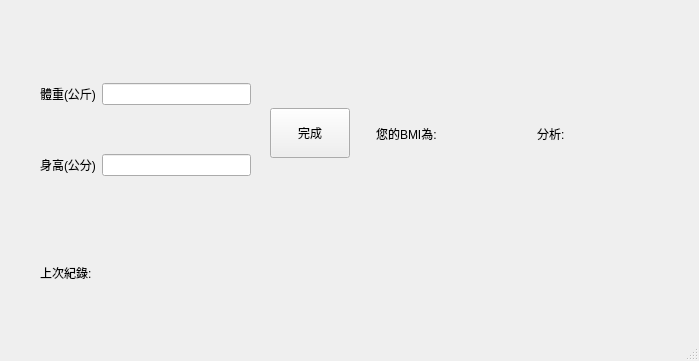
<?xml version="1.0" encoding="UTF-8"?>
<ui version="4.0">
 <class>MainWindow</class>
 <widget class="QMainWindow" name="MainWindow">
  <property name="geometry">
   <rect>
    <x>0</x>
    <y>0</y>
    <width>699</width>
    <height>361</height>
   </rect>
  </property>
  <property name="windowTitle">
   <string>BMI計算器</string>
  </property>
  <widget class="QWidget" name="centralwidget">
   <widget class="QWidget" name="layoutWidget">
    <property name="geometry">
     <rect>
      <x>270</x>
      <y>43</y>
      <width>421</width>
      <height>181</height>
     </rect>
    </property>
    <layout class="QHBoxLayout" name="horizontalLayout">
     <item>
      <widget class="QPushButton" name="pushButton">
       <property name="minimumSize">
        <size>
         <width>50</width>
         <height>50</height>
        </size>
       </property>
       <property name="text">
        <string>完成</string>
       </property>
      </widget>
     </item>
     <item>
      <spacer name="verticalSpacer">
       <property name="orientation">
        <enum>Qt::Vertical</enum>
       </property>
       <property name="sizeHint" stdset="0">
        <size>
         <width>20</width>
         <height>40</height>
        </size>
       </property>
      </spacer>
     </item>
     <item>
      <widget class="QLabel" name="label_2">
       <property name="text">
        <string>您的BMI為:</string>
       </property>
      </widget>
     </item>
     <item>
      <widget class="QLabel" name="BMI">
       <property name="enabled">
        <bool>true</bool>
       </property>
       <property name="text">
        <string/>
       </property>
      </widget>
     </item>
     <item>
      <widget class="QLabel" name="label_5">
       <property name="text">
        <string>分析:</string>
       </property>
      </widget>
     </item>
     <item>
      <widget class="QLabel" name="label_4">
       <property name="text">
        <string/>
       </property>
      </widget>
     </item>
    </layout>
   </widget>
   <widget class="QWidget" name="layoutWidget">
    <property name="geometry">
     <rect>
      <x>40</x>
      <y>40</y>
      <width>211</width>
      <height>181</height>
     </rect>
    </property>
    <layout class="QGridLayout" name="gridLayout_3">
     <item row="0" column="0">
      <widget class="QLabel" name="label">
       <property name="text">
        <string notr="true">體重(公斤)</string>
       </property>
      </widget>
     </item>
     <item row="1" column="0">
      <widget class="QLabel" name="label_3">
       <property name="text">
        <string notr="true">身高(公分)</string>
       </property>
      </widget>
     </item>
     <item row="0" column="1">
      <widget class="QLineEdit" name="weight"/>
     </item>
     <item row="1" column="1">
      <widget class="QLineEdit" name="height"/>
     </item>
    </layout>
   </widget>
   <widget class="QWidget" name="horizontalLayoutWidget">
    <property name="geometry">
     <rect>
      <x>40</x>
      <y>233</y>
      <width>183</width>
      <height>80</height>
     </rect>
    </property>
    <layout class="QHBoxLayout" name="horizontalLayout_2">
     <item>
      <widget class="QLabel" name="label_6">
       <property name="text">
        <string>上次紀錄:</string>
       </property>
      </widget>
     </item>
     <item>
      <widget class="QLabel" name="bmi_last">
       <property name="text">
        <string/>
       </property>
      </widget>
     </item>
    </layout>
   </widget>
  </widget>
  <widget class="QMenuBar" name="menubar">
   <property name="geometry">
    <rect>
     <x>0</x>
     <y>0</y>
     <width>699</width>
     <height>21</height>
    </rect>
   </property>
  </widget>
  <widget class="QStatusBar" name="statusbar"/>
 </widget>
 <resources/>
 <connections/>
</ui>
